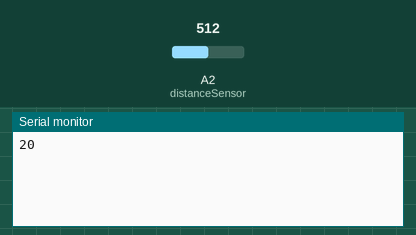
A sketch run on a simulated Arduino Uno, built with avr-gcc and run on an emulated ATmega328P. On the bench: the last lines printed to the serial monitor. Inputs (shaded band) come from the test bench; at power-on: A2 (distanceSensor) = 512.

Above: at 1.8 s.
1.9 s: A2 (distanceSensor) set to 716
At 2.8 s:
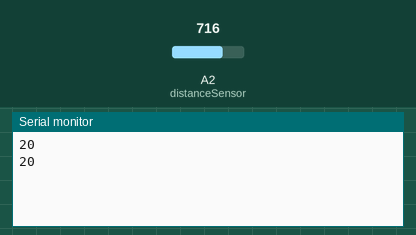
3.4 s: A2 (distanceSensor) set to 900
At 4.8 s:
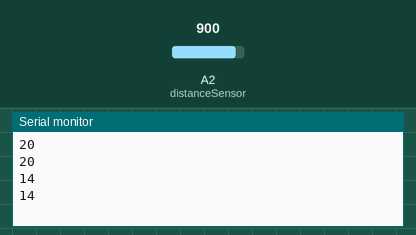
Timing chart, 0 to 6.4 s (numbered marks = the images above; inputs shaded):
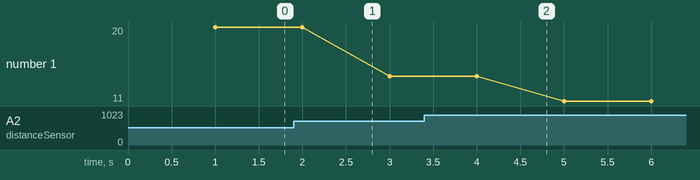

Measured:
- plotted number 1: 20 → 14 after the input at 1.9 s, 14 → 11 after the input at 3.4 s

The sketch:

sketch-vik-IR_distance_sensor_test.ino
```cpp
// Motor Shield Distance Sensor Test
// Viktor Godard 20181031
// with         Sharp GP2Y0A 02YK0F
//              distance 20 cm to 150 cm (8″ to 60″), differential 2.05V, Update period: 38 ± 10 ms
// original was Sharp GP2Y0A 41SK0F
//              distance: 4 cm to 30 cm (1.5″ to 12″), differential 2.3V, Update period: 16.5 ± 4 ms
// https://www.instructables.com/id/How-to-Use-the-Sharp-IR-Sensor-GP2Y0A41SK0F-Arduin/


const int distanceSensor = 2; // got to use A2, as A0 and A1 are taken by Motor Shield.
float volts;
int distance;

void setup() {
  Serial.begin(9600); // start the serial port
}

void loop() {

  // 5v
  volts = analogRead(distanceSensor)*0.0048828125;  // value from sensor * (5/1024)

  // the following line changed because of the longer distance (150cm vs 30cm):
  distance = 52*pow(volts, -1); // 13*pow for 30cm, 52*pow for 150cm

  delay(1000); // slow down serial port

  if (distance <= 150){          // changed from 30cm to 150cm
    Serial.println(distance);   // print the distance
  }
}
```
